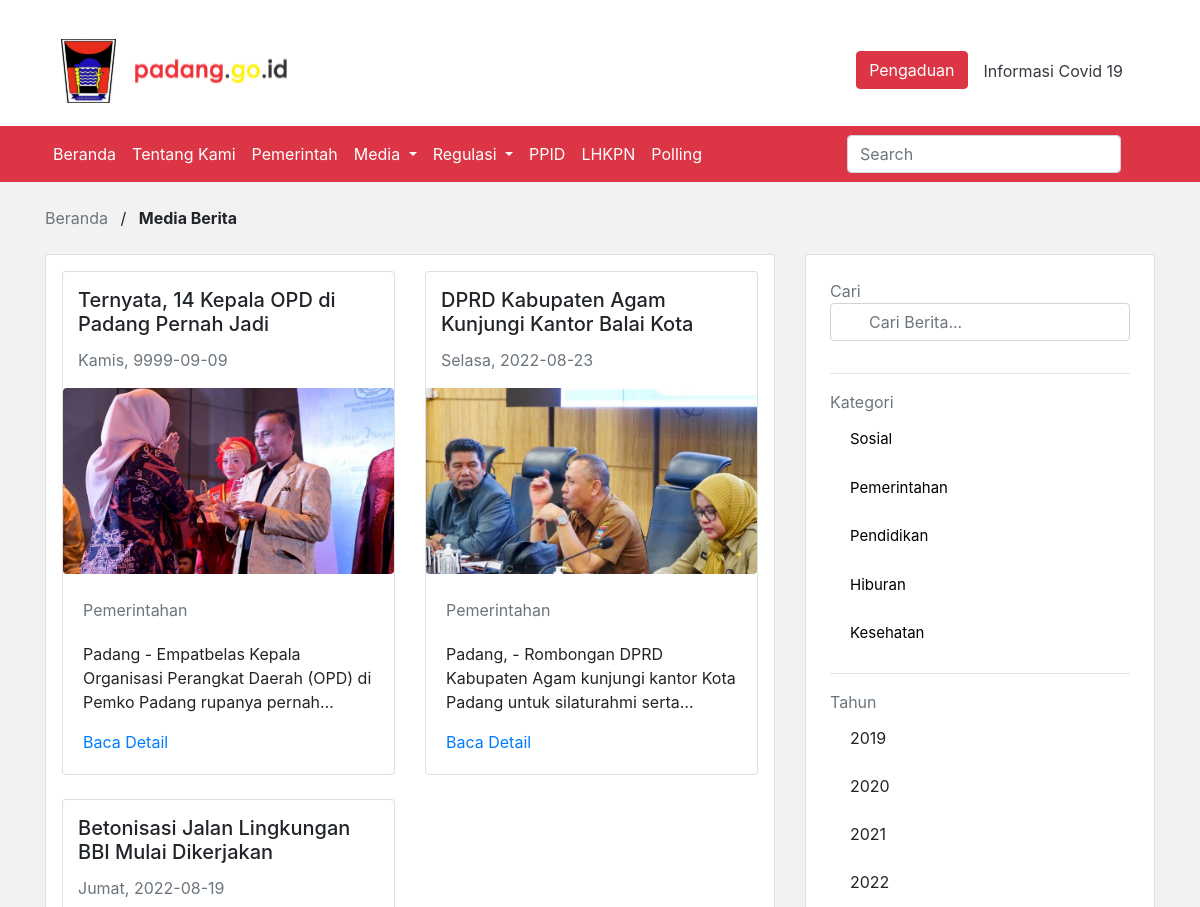
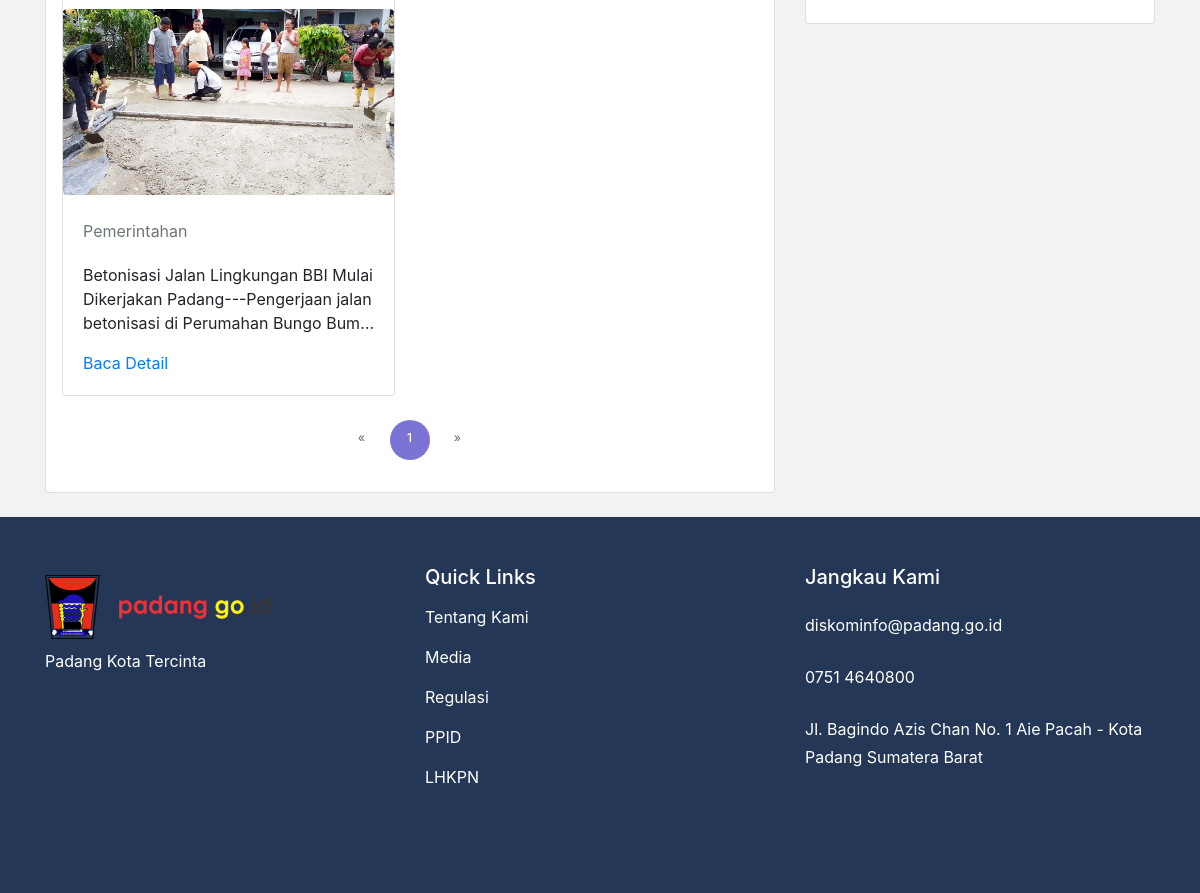
The app's page /back/media.php?idcat=4 with its own data (2 pictures, top to bottom).
### tables this page shows
CREATE TABLE `berita` (
  `id_berita` int(11) NOT NULL,
  `judul_berita` text DEFAULT NULL,
  `gambar` text DEFAULT NULL,
  `created_at` date DEFAULT NULL,
  `id_kategori` bigint(20) DEFAULT NULL,
  `id_penulis` text NOT NULL,
  `isi_berita` longtext DEFAULT NULL
);

CREATE TABLE `kategori` (
  `id_kategori` bigint(20) NOT NULL,
  `nama_kategori` text DEFAULT NULL,
  `keterangan_kategori` text DEFAULT NULL
);

### backend/myfunc.php (called while the page is built, shortened)
<?php
function makeUrl($hal, $idcat)
{
  $pathUrl = $_GET;
  $pathUrl['idcat'] = $idcat;
  $pathUrl['halaman'] = $hal;
  return $_SERVER['PHP_SELF'] . '?' . http_build_query($pathUrl);
}

### back/media.php (the view, shortened to what this page needs)
<!DOCTYPE HTML>
<html lang="en">
<head>
  <link href="css/bootstrap/bootstrap.min.css" rel="stylesheet">
  <link href="owlcarausel/css/owl.carousel.min.css" rel="stylesheet">
  <link href="owlcarausel/css/owl.theme.default.min.css" rel="stylesheet">
  <link rel="stylesheet" href="https://cdnjs.cloudflare.com/ajax/libs/ionicons/4.5.6/css/ionicons.min.css">
  <link rel="stylesheet" href="https://use.fontawesome.com/releases/v5.8.1/css/all.css">
  <link href="css/style.css" rel="stylesheet">
</head>
<body>
  <div class="pt-3">
    <div class="container">
      <nav class="navbar navbar-light">
        <img class="navbar-brand" src="image/Logo.svg" href="#"></img>
        <ul class="nav justify-content-end">
          <li class="nav-item">
            <button type="button" class="btn btn-danger"><span class="iconify" data-icon="fluent:call-16-filled"></span> Pengaduan <i class="bi bi-telephone"></i></button>
          </li>
          <li class="nav-item">
            <a class="nav-link text-dark" href="#">Informasi Covid 19</a>
          </li>
        </ul>
      </nav>
    </div>
  </div>
  <nav id="navbar_top" class="navbar navbar-expand-lg navbar-dark bg-danger">
    <div class="container">
      <div class="collapse navbar-collapse" id="mainnav">
        <ul class="navbar-nav mr-auto">
          <li class="nav-item"><a class="nav-link text-white" href="index.php"> Beranda </a></li>
          <li class="nav-item"><a class="nav-link text-white" href="tentangkami.php"> Tentang Kami </a></li>
          <li class="nav-item"><a class="nav-link text-white" href="pemerintahan.php"> Pemerintah </a></li>
          <li class="nav-item dropdown">
            <a class="nav-link text-white dropdown-toggle" id="navMedia" role="button" data-toggle="dropdown" aria-haspopup="true" aria-expanded="false"> Media
            </a>
          </li>
          <li class="nav-item dropdown">
            <a class="nav-link text-white dropdown-toggle" href="#" id="navRegulasi" role="button" data-toggle="dropdown" aria-haspopup="true" aria-expanded="false"> Regulasi
            </a>
          </li>
          <li class="nav-item">
            <a class="nav-link text-white" href="https://ppid.padang.go.id/">PPID</a>
          </li>
          <li class="nav-item">
            <a class="nav-link text-white" href="https://elhkpn.kpk.go.id/portal/user/pengumuman_lhkpn/Ylc5WFR5OTRRWFp3TWtWRlMyODNXUzlRZW1kS2MwaEVhWGxPUjNOR1RtVmFSR3h3WVRCWk9FSnJOemhKZDFsWVMzVkZhemxtV1c1cFJtbzJlQ3RrUnc9PQ==">LHKPN</a>
          </li>
          <li class="nav-item">
            <a class="nav-link text-white" href="polling.php">Polling</a>
          </li>
        </ul>
        <div class="form-inline my-2 my-lg-0">
          <input class="form-control mr-sm-2" type="search" placeholder="Search" aria-label="Search">
          <button class="btn my-2 my-sm-0" type="submit"><span class="iconify" data-icon="akar-icons:search" style="color: white; font-size: 24px;"></span></button>
        </div>
      </div>
    </div>
  </nav>
  <div style="background-color: #f2f2f2;">
    <main role="main" class="container py-4">
      <div>
        <a href="index.php" class="text-muted">Beranda</a>
        <label class="ml-2 mr-2">/</label>
        <label> <b>Media Berita</b></label>
      </div>
      <div class="row">
        <div class="col-md-8 blog-main">
          <div class="card p-3 mt-3">
            <div class="row">
              <?php
              include 'backend/koneksi.php';
              include 'backend/myfunc.php';
              $batas = 4;
              $idkategori = isset($_GET['idcat']) ? (int)$_GET['idcat'] : null;
              $halaman = isset($_GET['halaman']) ? (int)$_GET['halaman'] : 1;
              $halaman_awal = ($halaman > 1) ? ($halaman * $batas) - $batas : 0;
              $previous = $halaman - 1;
              $next = $halaman + 1;
              if (is_null($idkategori) || (!$idkategori)) {
                $data = mysqli_query($db, "SELECT * FROM berita b JOIN kategori k ON b.id_kategori = k.id_kategori JOIN penulis p ON b.id_penulis = p.id_penulis ORDER BY created_at DESC;");
                $jumlah_data = mysqli_num_rows($data);
                $total_halaman = ceil($jumlah_data / $batas);
                $databerita = mysqli_query($db, "SELECT * FROM berita b JOIN kategori k ON b.id_kategori = k.id_kategori JOIN penulis p ON b.id_penulis = p.id_penulis ORDER BY created_at DESC LIMIT $halaman_awal, $batas");
              } else {
                $data = mysqli_query($db, "SELECT * FROM berita b JOIN kategori k ON b.id_kategori = k.id_kategori JOIN penulis p ON b.id_penulis = p.id_penulis WHERE b.id_kategori=$idkategori ORDER BY created_at DESC;");
                $jumlah_data = mysqli_num_rows($data);
                $total_halaman = ceil($jumlah_data / $batas);
                $databerita = mysqli_query($db, "SELECT * FROM berita b JOIN kategori k ON b.id_kategori = k.id_kategori JOIN penulis p ON b.id_penulis = p.id_penulis WHERE b.id_kategori=$idkategori ORDER BY created_at DESC LIMIT $halaman_awal, $batas");
              }
              while ($row = mysqli_fetch_array($databerita)) {
                $tgl = $row['created_at'];
                $day = date('D', strtotime($tgl));
                $dayList = array(
                  'Sun' => 'Minggu',
                  'Mon' => 'Senin',
                  'Tue' => 'Selasa',
                  'Wed' => 'Rabu',
                  'Thu' => 'Kamis',
                  'Fri' => 'Jumat',
                  'Sat' => 'Sabtu'
                );
                $tanggal =  $dayList[$day] . ", " . $tgl;
              ?>
                <div class="col-md-6">
                  <div class="card mb-4">
                    <div class="container">
                      <h5 class="card-title mt-3"><?= $row['judul_berita']; ?>
                      </h5>
                      <p class="text-muted"><?= $tanggal; ?></p>
                    </div>
                    <div class="embed-responsive embed-responsive-16by9">
                      <img src="backend/foto/<?= $row['gambar']; ?>" alt="" class="embed-responsive-item rounded" style="object-fit: cover;">
                    </div>
                    <div class="card-body">
                      <div class="form-group">
                        <label class="my-1 mr-2 text-muted"><span class="iconify" data-icon="system-uicons:paperclip" style="color: #6c757d; font-size: 16px;"></span> <?= $row['nama_kategori']; ?></label>
                      </div>
                      <p class="card-text line-clamp"><?= $row['isi_berita']; ?></p>
                      <a href="detailberita.php?id=<?= $row['id_berita']; ?>">Baca Detail <span class="iconify" data-icon="bi:arrow-right" style="color: #007bff; font-size: 16px;"></span></a>
                    </div>
                  </div>
                </div>
              <?php } ?>
            </div>
            <nav class="pagination-box" aria-label="Page navigation">
              <ul class="pagination">
                <li class="page-item">
                  <a class="page-link" <?= ($halaman > 1) ? "href='" . makeUrl($previous, $idkategori) . "'" : ""; ?> aria-label="Previous">
                    <span aria-hidden="true">&laquo;</span>
                  </a>
                </li>
                <?php
                for ($x = 1; $x <= $total_halaman; $x++) {
                ?>
                  <li class="page-item <?= $isActive($halaman, $x); ?>">
                    <a href="<?= makeUrl($x, $idkategori); ?>" class="page-link"><?= $x; ?></a>
                  </li>
                <?php
                }
                ?>
                <li class="page-item">
                  <a class="page-link" <?= ($halaman < $total_halaman) ? "href='" . makeUrl($next, $idkategori) . "'" : ""; ?> aria-label="Next">
                    <span aria-hidden="true">&raquo;</span>
                  </a>
                </li>
              </ul>
            </nav>
          </div>
        </div>
        <aside class="col-md-4 blog-sidebar">
          <div class="card p-4 mt-3">
            <span class="text-muted">Cari</span>
            <div class="form-group">
              <span class="iconify form-control-icon p-2" data-icon="akar-icons:search" style="color: #888; font-size: 16px;"></span>
              <input type="text" class="form-control" placeholder="Cari Berita...">
            </div>
            <div>
              <hr>
              <span class="text-muted">Kategori</span>
            </div>
            <ul class="list-group list-group-flush border-0">
              <?php
              $tampil = mysqli_query($db, "SELECT * FROM kategori");
              while ($row = mysqli_fetch_array($tampil)) {
              ?>
                <li class="list-group-item border-0">
                  <a href="?idcat=<?= $row['id_kategori']; ?>" style="color: #000000; font-size: 15px;"><?= $row['nama_kategori'] ?></a>
                </li>
              <?php } ?>
            </ul>
            <div>
              <hr>
              <span class="text-muted">Tahun</span>
            </div>
            <ul class="list-group list-group-flush border-0">
              <li class="list-group-item border-0"><span class="iconify" data-icon="dashicons:arrow-right-alt2" style="color: #888; font-size: 14px;"></span> 2019</li>
              <li class="list-group-item border-0"><span class="iconify" data-icon="dashicons:arrow-right-alt2" style="color: #888; font-size: 14px;"></span> 2020</li>
              <li class="list-group-item border-0"><span class="iconify" data-icon="dashicons:arrow-right-alt2" style="color: #888; font-size: 14px;"></span> 2021</li>
              <li class="list-group-item border-0"><span class="iconify" data-icon="dashicons:arrow-right-alt2" style="color: #888; font-size: 14px;"></span> 2022</li>
            </ul>
          </div>
        </aside>
      </div>
    </main>
  </div>
  <div class="footer-sec">
    <div class="container text-white">
      <div class="row py-5">
        <div class="col-md-4 mb-5">
          <img src="image/Logo.png" alt="logo padang"> <br>
          <label>Padang Kota Tercinta</label> <br>
        </div>
        <div class="col-md-4 mb-5">
          <h5>Quick Links</h5>
          <ul class="navbar-nav mr-auto">
            <li class="nav-item"><a class="nav-link text-white" href="#">Tentang Kami </a></li>
            <li class="nav-item"><a class="nav-link text-white" href="#">Media </a></li>
            <li class="nav-item"><a class="nav-link text-white" href="#">Regulasi </a></li>
            <li class="nav-item"><a class="nav-link text-white" href="#">PPID</a></li>
            <li class="nav-item"><a class="nav-link text-white" href="#">LHKPN</a></li>
          </ul>
        </div>
        <div class="col-md-4 mb-5">
          <h5>Jangkau Kami</h5>
          <ul class="navbar-nav mr-auto">
            <li class="nav-item"><a class="nav-link text-white" href="#"><span class="iconify" data-icon="eva:email-fill" style="color: #b72b2b; font-size: 24px;"></span> diskominfo@padang.go.id </a></li>
            <li class="nav-item"><a class="nav-link text-white" href="#"><span class="iconify" data-icon="clarity:mobile-phone-solid" style="color: #b72b2b; font-size: 24px;"></span> 0751 4640800 </a></li>
            <li class="nav-item"><a class="nav-link text-white" href="#"> Jl. Bagindo Azis Chan No. 1 Aie Pacah - Kota Padang Sumatera Barat </a></li>
          </ul>
        </div>
      </div>
    </div>
  </div>
</body>
</html>

### css/style.css (style rules this page uses)
.line-clamp { display: -webkit-box; -webkit-line-clamp: 3; -webkit-box-orient: vertical; overflow: hidden; }
.footer-sec { background: #243757; background-repeat: no-repeat; background-position: right; width: 100%; height: auto !important; min-height: 100%; }
.form-group .form-control { padding-left: 2.375rem; }
.form-group { position: relative; }
.form-group .form-control-icon { position: absolute; z-index: 2; display: block; width: 2.375rem; height: 2.375rem; line-height: 2.375rem; text-align: center; pointer-events: none; color: #aaa; left: 0; top: 0px; }
.pagination-box { text-align: center; }
.pagination { display: inline-flex; position: relative; overflow: hidden; border-radius: 0; }
.pagination li a.page-link, .pagination li:first-child a.page-link, .pagination li:last-child a.page-link { border: none; height: 40px; width: 40px; line-height: 20px; border-radius: 50%; background-color: transparent; color: #74788d; font-size: 12px; font-weight: 500; position: relative; overflow: hidden; letter-spacing: 1px; text-transform: uppercase; z-index: 1; margin: 0 8px 0 0; transition: all 0.4s ease 0s; }
.pagination li a.page-link:before, .pagination li:first-child a.page-link:before, .pagination li:last-child a.page-link:before { content: ""; position: absolute; top: 0; left: 0; width: 100%; height: 100%; border: 0px solid #7c74d5; border-radius: 50%; opacity: 0; transform: scaleY(0); transition: all 0.3s ease 0s; }
.pagination li a.page-link:hover:before, .pagination li.active a.page-link:before { transform: scaleY(1); opacity: 1; }
.pagination li:last-child a.page-link { margin-right: 0; }
.pagination li.active a.page-link, .pagination li a.page-link:hover, .pagination li.active a.page-link:hover { background-color: #7c74d5; color: #fff; border: none; }

### records on screen
berita: judul_berita "Ternyata, 14 Kepala OPD di Padang Pernah Jadi", created_at "Kamis, 9999-09-09", gambar (picture), id_kategori.nama_kategori "Pemerintahan", isi_berita "Padang - Empatbelas Kepala Organisasi Perangkat Daerah (OPD) di Pemko Padang rupanya…"
berita: judul_berita "DPRD Kabupaten Agam Kunjungi Kantor Balai Kota", created_at "Selasa, 2022-08-23", gambar (picture), id_kategori.nama_kategori "Pemerintahan", isi_berita "Padang, - Rombongan DPRD Kabupaten Agam kunjungi kantor Kota Padang untuk silaturahmi…"
berita: judul_berita "Betonisasi Jalan Lingkungan BBI Mulai Dikerjakan", created_at "Jumat, 2022-08-19", gambar (picture), id_kategori.nama_kategori "Pemerintahan", isi_berita "Betonisasi Jalan Lingkungan BBI Mulai Dikerjakan Padang---Pengerjaan jalan betonisasi di Perumahan Bungo…"
kategori: nama_kategori "Sosial"
kategori: nama_kategori "Pemerintahan"
kategori: nama_kategori "Pendidikan"
kategori: nama_kategori "Hiburan"
kategori: nama_kategori "Kesehatan"
